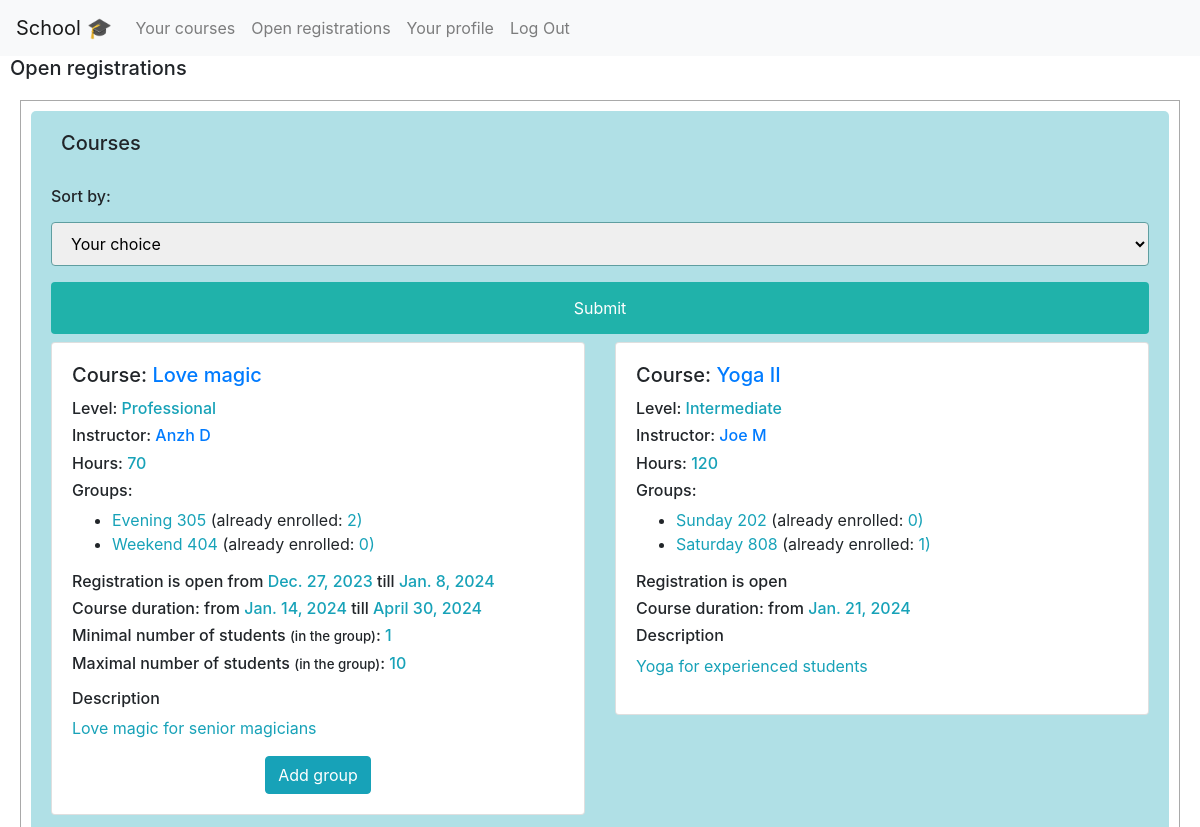
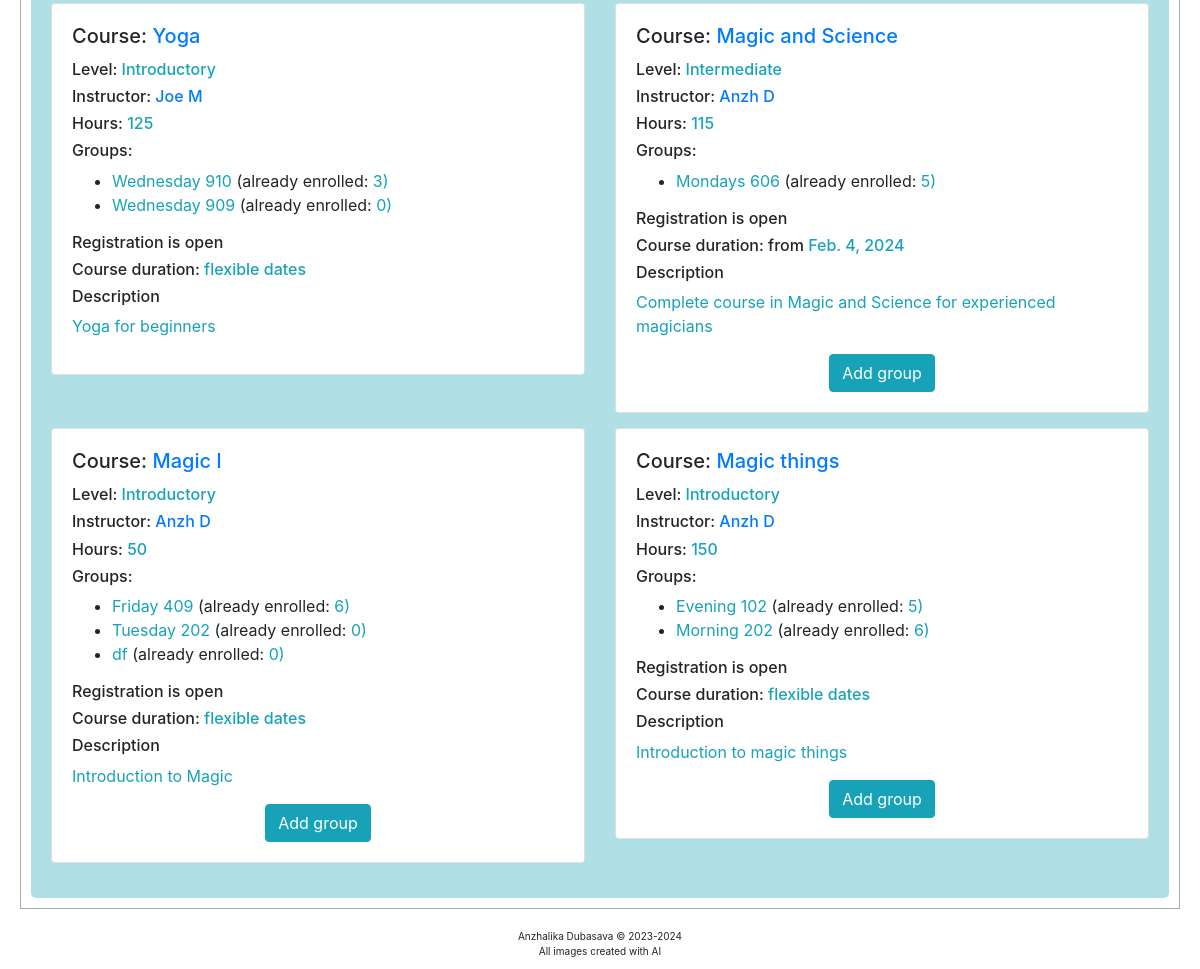
Page /enroll (signed in) on the committed database (2 pictures, top to bottom).
### school/models.py (models this page shows, shortened)
class Enroll(models.Model):
    course = models.ForeignKey(Course, on_delete=models.CASCADE, blank=True, null=True, related_name="open_course")
    group = models.ManyToManyField(Group, blank=True)
    enroll_start = models.DateField(blank=True, null=True)
    enroll_end = models.DateField(blank=True, null=True)
    course_start = models.DateField(blank=True, null=True)
    course_end = models.DateField(blank=True, null=True)
    stud_min = models.IntegerField(blank=True, null=True)
    stud_max = models.IntegerField(blank=True, null=True)

class Course(models.Model):
    user = models.ForeignKey(User, on_delete=models.CASCADE, blank=True, null=True, related_name="course_teacher")
    title = models.CharField(max_length = 64)
    description = models.TextField()
    level = models.CharField(max_length = 32)
    hours = models.IntegerField()

class User(AbstractUser):
    TEACHER = 1
    STUDENT = 2
    ROLE_CHOICES = (
        (TEACHER, 'Teacher'),
        (STUDENT, 'Student'),
    )
    role = models.PositiveSmallIntegerField(choices=ROLE_CHOICES, blank=True, null=True)

class Group(models.Model):
    title = models.CharField(max_length = 32)
    teacher = models.ForeignKey(User, on_delete=models.CASCADE, blank=True, null=True, related_name="group_teacher")
    course = models.ForeignKey(Course, on_delete=models.CASCADE, blank=True, null=True, related_name="course_group")
    stud_current = models.IntegerField(default=0)

### school/views.py (the view, shortened to what this page needs)
# urls.py: path("enroll", views.enroll, name="enroll"),
@csrf_exempt
@login_required
def enroll(request):
    enroll = Enroll.objects.all()
    courses = []
    for e in enroll:
        for g in e.group.all():
            if Student.objects.filter(user=request.user,group=g.id):
                grt = g.course.id
                courses.append(grt)
    enroll = Enroll.objects.exclude(course__in=courses)
    groups = Group.objects.all()
    return render(request, "school/enroll.html", {
        "enroll": enroll,
        "courses": courses,
        "groups": groups,
    })

### school/templates/school/enroll.html (shortened to what this page needs)
{% extends "school/layout.html" %}
{% load static %}
{% block body %}
<h5 style="padding-left: 10px;">Open registrations</h5>
{% if enroll.count > 0 %}
    <div style="border-style: solid; border-width: 1px; border-color: darkgrey; padding: 10px; margin: 20px;">
        <div id="new_course">
            <h5 style="padding-left: 10px;">Courses</h5>
            <br>
            <h6>Sort by:</h6>
            <form action="{% url 'enroll' %}" method="POST">
                <select class="form-select" name="sort">
                    <option value="def" disabled selected>Your choice</option>
                </select>
                <input type="submit" value="Submit" name="sortsort">
            </form>
            <div class="row">
                {% for en in enroll %}
                <div class="col-sm-6">
                    <div class="card" style="margin-bottom: 15px;">
                        <div class="card-body">
                            <h5 class="card-title">Course: <span style="color:#17a2b8"><a href="{% url 'course' id=en.course.id %}">{{ en.course.title }}</a></span></h5>
                            <h6>Level: <span style="color:#17a2b8">{{ en.course.level }}</h6>
                            <h6>Instructor: <span style="color:#17a2b8"><a href="{% url 'tprofile' id=en.course.user.id %}">{{ en.course.user.first_name }} {{ en.course.user.last_name }}</a></span></h6>
                            <h6>Hours: <span style="color:#17a2b8">{{ en.course.hours }}</span></h6>
                            <h6>Groups:
                            {% if en.group.all.count == 0 %}
                                <span style="color:#17a2b8">No available groups right now</span>
                            {% else %}
                                </h6>
                                <ul>
                                {% for g in en.group.all %}
                                    {% if g.stud_current <  en.stud_max or en.stud_max == None %}
                                        <li><span style="color:#17a2b8">{{ g.title }}</span> (already enrolled: <span style="color:#17a2b8">{{ g.stud_current }})</span></li>
                                    {% endif %}
                                {% endfor %}
                                </ul>
                            {% endif %}
                            <h6>Registration is open
                                {% if en.enroll_start != None %}
                                    from <span style="color:#17a2b8">{{ en.enroll_start}}</span>
                                {% endif %}
                                {% if en.enroll_end != None %}
                                    till <span style="color:#17a2b8"> {{ en.enroll_end}}</span>
                                {% endif %}
                            </h6>
                            <h6>Course duration:
                                {% if en.course_start == None and en.course_end == None %}
                                    <span style="color:#17a2b8">flexible dates</span>
                                {% endif %}
                                {% if en.course_start != None %}
                                    from <span style="color:#17a2b8">{{ en.course_start}}</span>
                                {% endif %}
                                {% if en.course_end != None %}
                                    till <span style="color:#17a2b8">{{ en.course_end}}</span></h6>
                                {% endif %}
                                {% if en.stud_min != None %}
                                    <h6>Minimal number of students <span style="font-size: smaller;">(in the group)</span>:
                                    <span style="color:#17a2b8">{{ en.stud_min }}</span></h6>
                                {% endif %}
                                {% if en.stud_max != None %}
                                    <h6>Maximal number of students <span style="font-size: smaller;">(in the group)</span>:
                                    <span style="color:#17a2b8">{{ en.stud_max }}</span></h6>
                                {% endif %}
                            <p class="card-text"><h6>Description</h6> <span style="color:#17a2b8">{{ en.course.description }}</span></p>
                            {%  if user.is_authenticated and request.user == en.course.user %}
                                <div class="d-flex justify-content-around">
                                    <button class="btn btn-info" data-bs-toggle="modal" data-bs-target="#add{{ en.id }}">Add group</button>
                                </div>
                            {% endif %}
                        </div>
                    </div>
                </div>
                {% endfor %}
            </div>
        </div>
    </div>
{% else %}
    <h4 style="color:#17a2b8; margin: 20px;">There no available courses so far</h4>
{% endif %}
{% endblock %}

### school/static/school/styles.css (style rules this page uses)
#new_course { border-radius: 5px; background-color:powderblue; padding: 20px; }
input[type=text], #description, select { width: 100%; padding: 10px 15px; margin: 8px 0; display: inline-block; border: 1px solid cadetblue; border-radius: 4px; box-sizing: border-box; }
input[type=submit] { width: 100%; background-color:lightseagreen; color: white; padding: 14px 20px; margin: 8px 0; border: none; border-radius: 4px; cursor: pointer; }

### rows in the picture
Enroll: course "Love magic", course.level "Professional", course.user.first_name "Anzh", course.user.last_name "D", course.hours "70", enroll_start "Dec. 27, 2023", enroll_end "Jan. 8, 2024", course_start "Jan. 14, 2024", course_end "April 30, 2024", stud_min "1", stud_max "10", course.description "Love magic for senior magicians"
Group: title "Evening 305", stud_current "2"
Group: title "Weekend 404", stud_current "0"
Enroll: course "Yoga II", course.level "Intermediate", course.user.first_name "Joe", course.user.last_name "M", course.hours "120", course_start "Jan. 21, 2024", course.description "Yoga for experienced students"
Group: title "Sunday 202", stud_current "0"
Group: title "Saturday 808", stud_current "1"
Enroll: course "Yoga", course.level "Introductory", course.user.first_name "Joe", course.user.last_name "M", course.hours "125", shows "flexible dates", course.description "Yoga for beginners"
Group: title "Wednesday 910", stud_current "3"
Group: title "Wednesday 909", stud_current "0"
Enroll: course "Magic and Science", course.level "Intermediate", course.user.first_name "Anzh", course.user.last_name "D", course.hours "115", course_start "Feb. 4, 2024", course.description "Complete course in Magic and Science for experienced magicians"
Group: title "Mondays 606", stud_current "5"
Enroll: course "Magic I", course.level "Introductory", course.user.first_name "Anzh", course.user.last_name "D", course.hours "50", shows "flexible dates", course.description "Introduction to Magic"
Group: title "Friday 409", stud_current "6"
Group: title "Tuesday 202", stud_current "0"
Group: title "df", stud_current "0"
Enroll: course "Magic things", course.level "Introductory", course.user.first_name "Anzh", course.user.last_name "D", course.hours "150", shows "flexible dates", course.description "Introduction to magic things"
Group: title "Evening 102", stud_current "5"
Group: title "Morning 202", stud_current "6"
